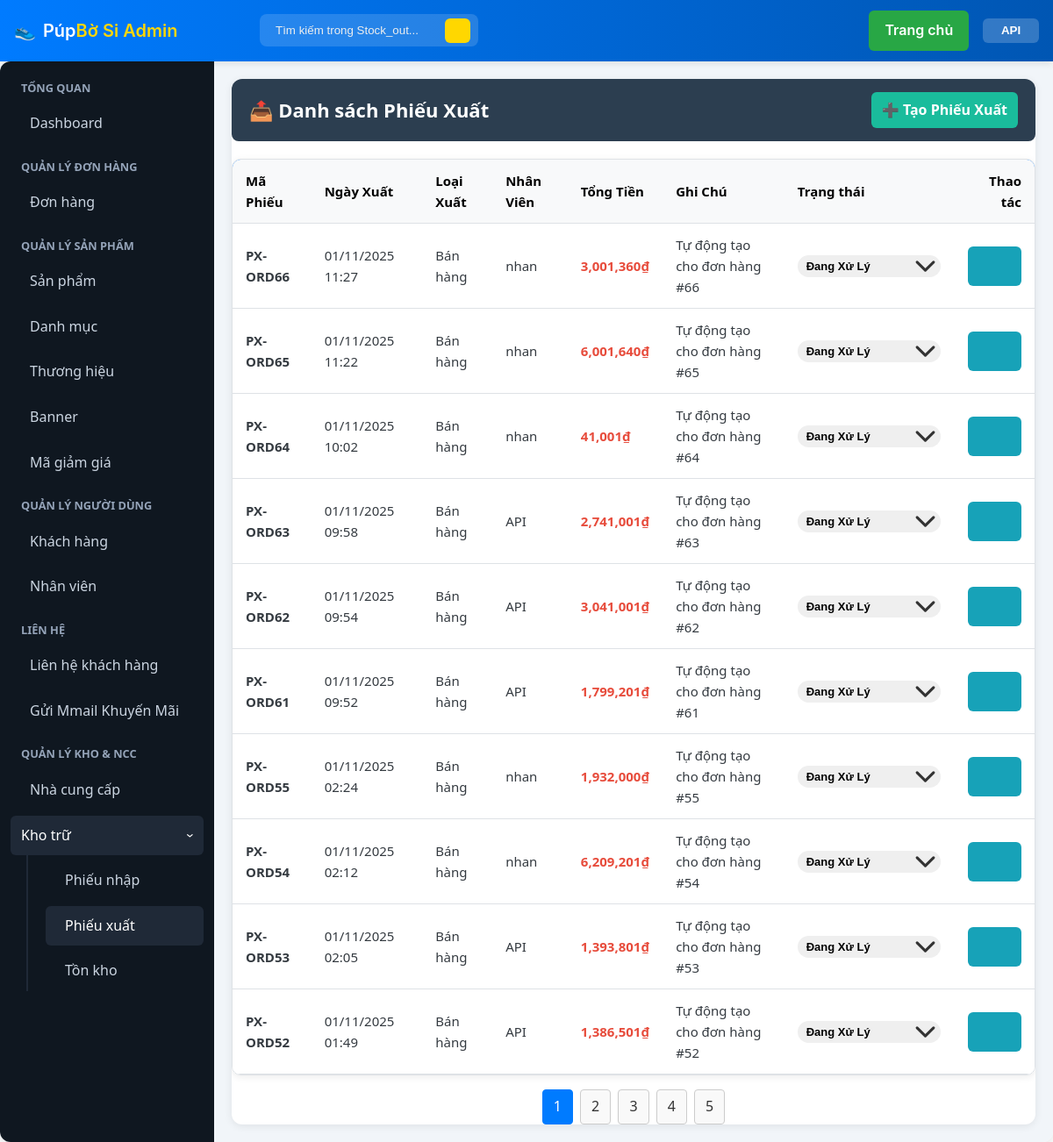
The app's page /admin/index.php?page=stock_out (signed in), older data.
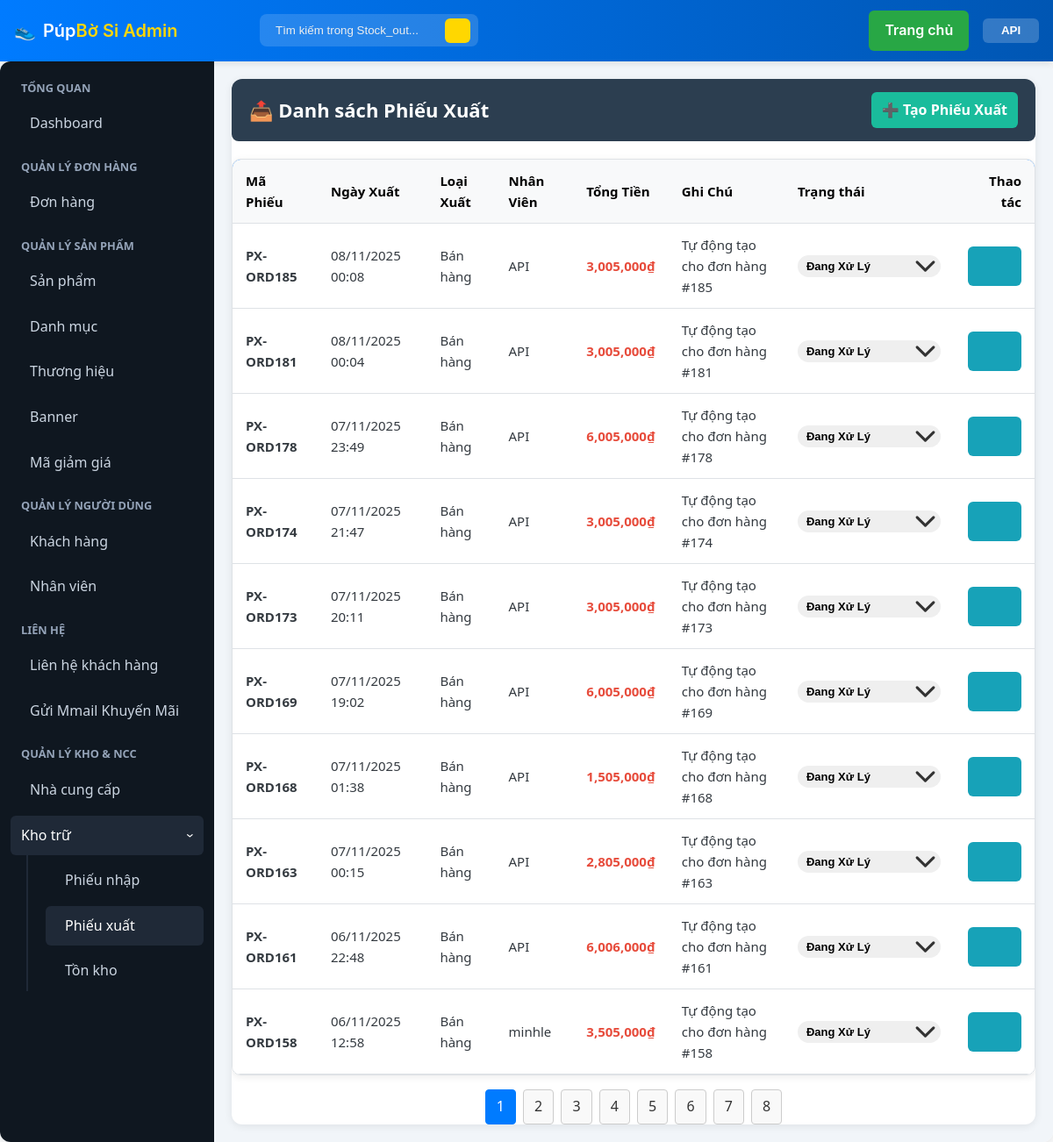
The same page, newer data.
### tables this page shows
CREATE TABLE `export_receipt` (
  `id` int(11) NOT NULL,
  `receipt_code` varchar(50) NOT NULL,
  `export_date` datetime DEFAULT current_timestamp(),
  `export_type` varchar(50) DEFAULT 'Bán hàng',
  `employee_id` int(11) DEFAULT NULL,
  `total_amount` decimal(18,2) DEFAULT NULL,
  `note` varchar(255) DEFAULT NULL,
  `status` enum('Đang xử lý','Đã xuất kho','Đã hủy','Hoàn kho') NOT NULL DEFAULT 'Đang xử lý',
  `order_id` int(11) DEFAULT NULL
);

CREATE TABLE `users` (
  `id` int(11) NOT NULL,
  `name` varchar(100) DEFAULT NULL,
  `email` varchar(100) DEFAULT NULL,
  `password` varchar(255) DEFAULT NULL,
  `phone` varchar(20) DEFAULT NULL,
  `created_at` datetime DEFAULT current_timestamp(),
  `updated_at` datetime DEFAULT current_timestamp() ON UPDATE current_timestamp()
);

### includes/functions.php (called while the page is built, shortened)
<?php
function is_logged_in(): bool
{
    return !empty($_SESSION['user_id']);
}
function current_user_id(): ?int
{
    return $_SESSION['user_id'] ?? null;
}
function get_user_roles(): array
{
    static $roles = null;
    if ($roles !== null) {
        return $roles;
    }
    try {
        $db = get_db();
        $st = $db->prepare('SELECT r.name FROM user_roles ur JOIN roles r ON ur.role_id = r.id WHERE ur.user_id = ?');
        $st->execute([current_user_id() ?? 0]);
        $roles = $st->fetchAll(PDO::FETCH_COLUMN);
        return $roles;
    } catch (Exception $e) {
        return [];
    }
}
function user_has_role(string $roleName): bool
{
    $userRoles = get_user_roles();
    $lowerUserRoles = array_map('strtolower', $userRoles);
    return in_array(strtolower($roleName), $lowerUserRoles, true);
}
function is_superadmin(): bool
{
    return user_has_role('SupperAdmin');
}
function is_admin(): bool
{
    return user_has_role('Admin');
}
function is_staff(): bool
{
    return user_has_role('Staff');
}
function require_admin_or_staff(): void
{
    if (!is_superadmin() && !is_admin() && !is_staff()) {
        flash_set('error', 'You do not have permission to access that page.');
        header('Location: /index.php'); exit;
    }
}

### admin/stock_out.php (the view, shortened to what the changed rows need)
<?php
$action = $_GET['action'] ?? 'list';
?>
<div class="admin-container">
<?php if ($action === 'add'): ?>
	<div class="form-container" style="max-width: 1000px;">
		<div class="form-header">
			<h3>📤 Tạo Phiếu Xuất Kho</h3>
			<a href="index.php?page=stock_out" class="btn-back">← Quay lại danh sách</a>
		</div>
		<div>
			<div id="form-error-container" class="alert alert-error" style="display: none;"></div>
			<form id="stock-out-form" method="POST" action="handle_stock_out.php">
                <h4>Thông tin chung</h4>
                <div style="display: grid; grid-template-columns: 1fr 1fr; gap: 20px;">
                    <div class="form-group">
                        <label>Loại xuất kho</label>
                        <select name="export_type" required>
                            <option value="Xuất hủy">Xuất hủy</option>
                            <option value="Điều chuyển">Điều chuyển</option>
                            <option value="Khác">Khác</option>
                        </select>
                    </div>
                    <div class="form-group">
                        <label>Nhân viên xuất</label>
                        <input type="text" value="<?= htmlspecialchars($displayName) ?>" readonly>
                    </div>
                </div>
				<div class="form-group">
					<label>Ghi chú</label>
					<textarea name="note" rows="2"></textarea>
				</div>
                <h4 style="margin-top: 30px;">Chi tiết sản phẩm xuất</h4>
                <div class="table-wrapper">
                    <table class="admin-table">
                        <thead>
                            <tr>
                                <th style="width: 30%;">Sản phẩm</th>
                                <th style="width: 15%;">Size</th>
                                <th style="width: 25%;">Lô hàng (Tồn kho)</th>
                                <th style="width: 15%;">Số lượng xuất</th>
                                <th style="width: 10%;">Thao tác</th>
                            </tr>
                        </thead>
                        <tbody id="product-items-container-stock-out">
                        </tbody>
                    </table>
                </div>
                <button type="button" id="add-product-btn-stock-out" class="btn" style="margin-top: 10px;">➕ Thêm sản phẩm</button>
				<div class="form-actions" style="margin-top: 30px;">
					<button type="submit" class="btn-submit">💾 Tạo Phiếu Xuất</button>
				</div>
			</form>
		</div>
	</div>
<?php else:
    $filter_product_id = (int)($_GET['product_id'] ?? 0);
    $itemsPerPage = 10;
    $currentPage = max(1, (int)($_GET['p'] ?? 1));
    $filter_product_name = '';
    $params = [];
    $where_clause = '';
    $countSql = "SELECT COUNT(er.id) FROM export_receipt er $where_clause";
    $countStmt = $db->prepare($countSql);
    $countStmt->execute($params);
    $totalItems = (int)$countStmt->fetchColumn();
    $totalPages = ceil($totalItems / $itemsPerPage);
    $offset = ($currentPage - 1) * $itemsPerPage;
    $sql = "
        SELECT er.id, er.receipt_code, er.export_date, er.export_type, er.status, er.total_amount, er.note, u.name as employeeName
        FROM export_receipt er
        LEFT JOIN users u ON er.employee_id = u.id
        $where_clause
        ORDER BY er.export_date DESC
        LIMIT :limit OFFSET :offset
    ";
    $stmt = $db->prepare($sql);
    $stmt->bindValue(':limit', $itemsPerPage, PDO::PARAM_INT);
    $stmt->bindValue(':offset', $offset, PDO::PARAM_INT);
    $stmt->execute();
    $receipts = $stmt->fetchAll();
?>
	<header class="admin-header">
        <h2>📤 Danh sách Phiếu Xuất <?= $filter_product_name ? 'cho sản phẩm "' . htmlspecialchars($filter_product_name) . '"' : '' ?></h2>
    </header>
	<div class="table-wrapper">
        <table class="admin-table">
            <thead>
                <tr>
                    <th>Mã Phiếu</th>
                    <th>Ngày Xuất</th>
                    <th>Loại Xuất</th>
                    <th>Nhân Viên</th>
                    <th>Tổng Tiền</th>
                    <th>Ghi Chú</th>
                    <th>Trạng thái</th>
                    <th>Thao tác</th>
                </tr>
            </thead>
            <tbody>
            <?php if (empty($receipts)): ?>
                <tr><td colspan="8" class="empty">Chưa có phiếu xuất nào.</td></tr>
            <?php else: foreach ($receipts as $r): ?>
                <tr>
                    <td><strong><?= htmlspecialchars($r['receipt_code']) ?></strong></td>
                    <td><?= date('d/m/Y H:i', strtotime($r['export_date'])) ?></td>
                    <td><?= htmlspecialchars($r['export_type']) ?></td>
                    <td><?= htmlspecialchars($r['employeeName'] ?? 'N/A') ?></td>
                    <td><span class="price"><?= number_format($r['total_amount'], 0) ?>₫</span></td>
                    <td><?= htmlspecialchars($r['note'] ?? '—') ?></td>
                    <td>
                        <?php if ($r['status'] === 'Đang xử lý' && is_superadmin()): ?>
                            <select class="status-select" data-id="<?= $r['id'] ?>">
                                <option value="Đang xử lý" selected>Đang xử lý</option>
                            </select>
                        <?php else:  ?>
                            <span class="status <?= strtolower(str_replace(' ', '-', $r['status'] ?? '')) ?>" id="status-span-<?= $r['id'] ?>">
                                <?= htmlspecialchars($r['status'] ?? 'N/A') ?>
                            </span>
                        <?php endif; ?>
                    </td>
                    <td>
                        <div class="actions">
                            <a href="index.php?page=stock_out&action=view&id=<?= $r['id'] ?>" class="btn view" title="Xem chi tiết"><i class="fi fi-rr-eye"></i></a>
                        </div>
                    </td>
                </tr>
            <?php endforeach; endif; ?>
            </tbody>
        </table>
    </div>
    <?php if ($totalPages > 1): ?>
    <div class="pagination">
        <?php
        $query_params = $filter_product_id > 0 ? '&product_id=' . $filter_product_id : '';
        for ($i = 1; $i <= $totalPages; $i++): ?>
            <a href="index.php?page=stock_out&p=<?= $i . $query_params ?>" class="page-btn <?= ($i == $currentPage) ? 'active' : '' ?>"><?= $i ?></a>
        <?php endfor; ?>
    </div>
    <?php endif; ?>
<?php endif; ?>
</div>

Row changes from the older to the newer data that the page shows:
no longer on this page (row unchanged): export_receipt: receipt_code "PX-ORD66", export_date "01/11/2025 11:27", export_type "Bán hàng", employee.name "nhan", total_amount "3,001,360", note "Tự động tạo cho đơn hàng #66", id "Đang xử lý"
no longer on this page (row unchanged): export_receipt: receipt_code "PX-ORD65", export_date "01/11/2025 11:22", export_type "Bán hàng", employee.name "nhan", total_amount "6,001,640", note "Tự động tạo cho đơn hàng #65", id "Đang xử lý"
no longer on this page (row unchanged): export_receipt: receipt_code "PX-ORD64", export_date "01/11/2025 10:02", export_type "Bán hàng", employee.name "nhan", total_amount "41,001", note "Tự động tạo cho đơn hàng #64", id "Đang xử lý"
no longer on this page (row unchanged): export_receipt: receipt_code "PX-ORD63", export_date "01/11/2025 09:58", export_type "Bán hàng", employee.name "API", total_amount "2,741,001", note "Tự động tạo cho đơn hàng #63", id "Đang xử lý"
no longer on this page (row unchanged): export_receipt: receipt_code "PX-ORD62", export_date "01/11/2025 09:54", export_type "Bán hàng", employee.name "API", total_amount "3,041,001", note "Tự động tạo cho đơn hàng #62", id "Đang xử lý"
no longer on this page (row unchanged): export_receipt: receipt_code "PX-ORD61", export_date "01/11/2025 09:52", export_type "Bán hàng", employee.name "API", total_amount "1,799,201", note "Tự động tạo cho đơn hàng #61", id "Đang xử lý"
no longer on this page (row unchanged): export_receipt: receipt_code "PX-ORD55", export_date "01/11/2025 02:24", export_type "Bán hàng", employee.name "nhan", total_amount "1,932,000", note "Tự động tạo cho đơn hàng #55", id "Đang xử lý"
no longer on this page (row unchanged): export_receipt: receipt_code "PX-ORD54", export_date "01/11/2025 02:12", export_type "Bán hàng", employee.name "nhan", total_amount "6,209,201", note "Tự động tạo cho đơn hàng #54", id "Đang xử lý"
no longer on this page (row unchanged): export_receipt: receipt_code "PX-ORD53", export_date "01/11/2025 02:05", export_type "Bán hàng", employee.name "API", total_amount "1,393,801", note "Tự động tạo cho đơn hàng #53", id "Đang xử lý"
no longer on this page (row unchanged): export_receipt: receipt_code "PX-ORD52", export_date "01/11/2025 01:49", export_type "Bán hàng", employee.name "API", total_amount "1,386,501", note "Tự động tạo cho đơn hàng #52", id "Đang xử lý"
added export_receipt: receipt_code "PX-ORD185", export_date "08/11/2025 00:08", export_type "Bán hàng", employee.name "API", total_amount "3,005,000", note "Tự động tạo cho đơn hàng #185", id "Đang xử lý"
added export_receipt: receipt_code "PX-ORD181", export_date "08/11/2025 00:04", export_type "Bán hàng", employee.name "API", total_amount "3,005,000", note "Tự động tạo cho đơn hàng #181", id "Đang xử lý"
added export_receipt: receipt_code "PX-ORD178", export_date "07/11/2025 23:49", export_type "Bán hàng", employee.name "API", total_amount "6,005,000", note "Tự động tạo cho đơn hàng #178", id "Đang xử lý"
added export_receipt: receipt_code "PX-ORD174", export_date "07/11/2025 21:47", export_type "Bán hàng", employee.name "API", total_amount "3,005,000", note "Tự động tạo cho đơn hàng #174", id "Đang xử lý"
added export_receipt: receipt_code "PX-ORD173", export_date "07/11/2025 20:11", export_type "Bán hàng", employee.name "API", total_amount "3,005,000", note "Tự động tạo cho đơn hàng #173", id "Đang xử lý"
added export_receipt: receipt_code "PX-ORD169", export_date "07/11/2025 19:02", export_type "Bán hàng", employee.name "API", total_amount "6,005,000", note "Tự động tạo cho đơn hàng #169", id "Đang xử lý"
added export_receipt: receipt_code "PX-ORD168", export_date "07/11/2025 01:38", export_type "Bán hàng", employee.name "API", total_amount "1,505,000", note "Tự động tạo cho đơn hàng #168", id "Đang xử lý"
added export_receipt: receipt_code "PX-ORD163", export_date "07/11/2025 00:15", export_type "Bán hàng", employee.name "API", total_amount "2,805,000", note "Tự động tạo cho đơn hàng #163", id "Đang xử lý"
added export_receipt: receipt_code "PX-ORD161", export_date "06/11/2025 22:48", export_type "Bán hàng", employee.name "API", total_amount "6,006,000", note "Tự động tạo cho đơn hàng #161", id "Đang xử lý"
added export_receipt: receipt_code "PX-ORD158", export_date "06/11/2025 12:58", export_type "Bán hàng", employee.name "minhle", total_amount "3,505,000", note "Tự động tạo cho đơn hàng #158", id "Đang xử lý"
Text that changed along with them:
new list line: "6"
new list line: "7"
new list line: "8"
